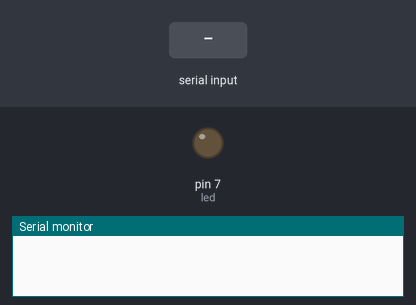
Recording of a sketch running on a simulated Arduino Uno, built with avr-gcc and run on an emulated ATmega328P. Shown: output pins drawn as LEDs (lit = HIGH), the last lines printed to the serial monitor. The inputs (shaded band) are chosen by the test bench.

Above: at 1.2 s.
1.3 s: "1\n" received over Serial
At 2.4 s:
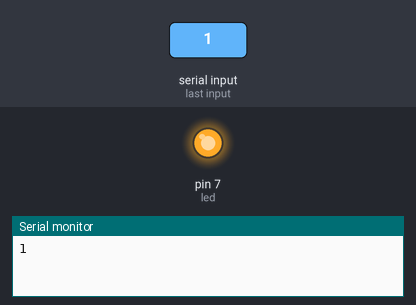
2.8 s: "2\n" received over Serial
At 3.5 s:
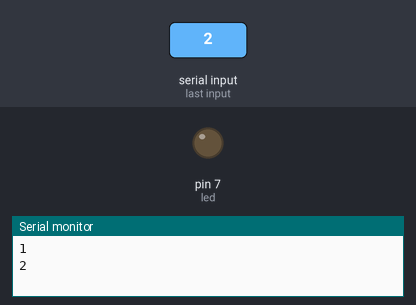
Timing chart, 0 to 5.8 s (numbered marks = the images above; inputs shaded):
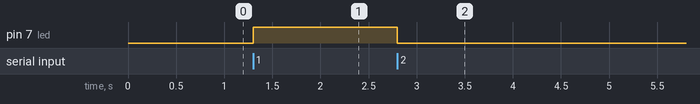

The sketch:

BluetoothModule.ino
```cpp
int led = 7;

char data = 0;

void setup() {
  Serial.begin(9600);
  pinMode(led, OUTPUT);
}

void loop() {
  if (Serial.available() > 0) {
    data = Serial.read();

    Serial.print(data);
    Serial.print("\n");

    if (data == '1') {
      digitalWrite(led, HIGH);
    } else if (data == '2') {
      digitalWrite(led, LOW);
    }
  }
}
```

Measured:
- after the input at 1.3 s, pin 7 (led): LOW → HIGH at once
- after the input at 2.8 s, pin 7 (led): HIGH → LOW at once
